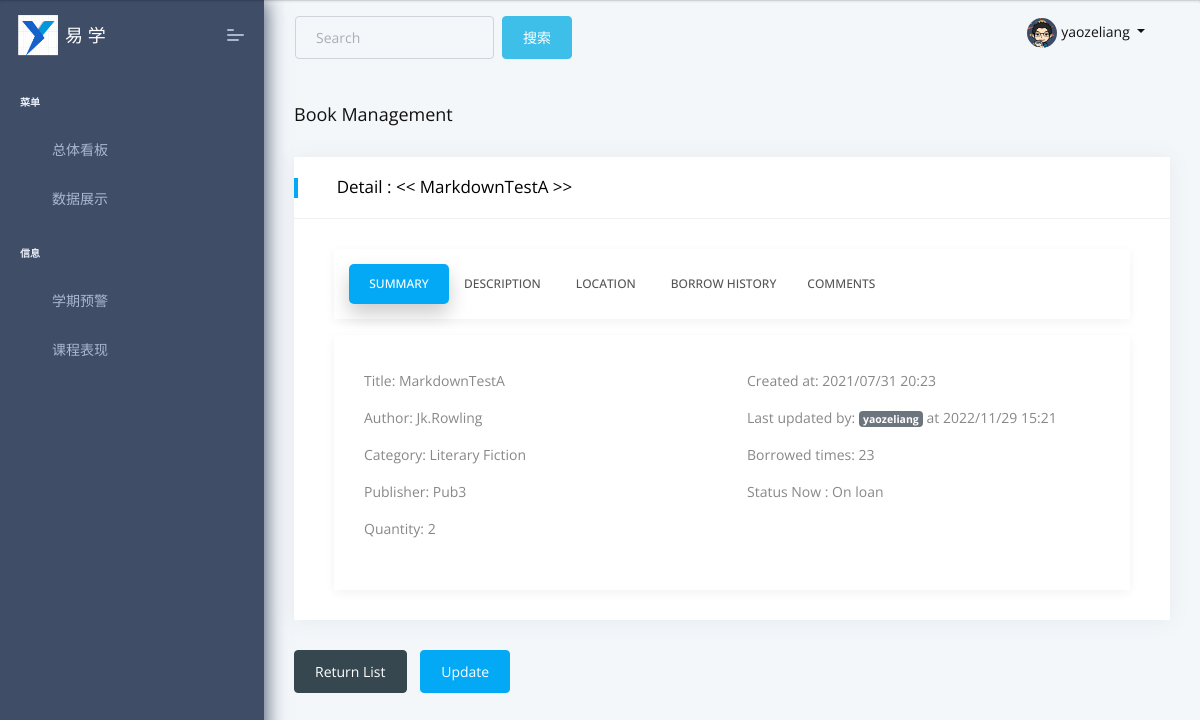
Screenshot of /book-detail/4/ (signed in) with the database file from the repository.
### book/models.py (models this page shows, shortened)
class Profile(models.Model):
    user = models.OneToOneField(User,null=True,on_delete=models.CASCADE)
    bio = models.TextField()
    profile_pic = models.ImageField(upload_to="profile/%Y%m%d/", blank=True,null=True)
    phone_number = models.CharField(max_length=30,blank=True)
    email = models.EmailField(max_length=50,blank=True)

class Book(models.Model):
    author = models.CharField("Author",max_length=20)
    title = models.CharField('Title',max_length=100)
    description = models.TextField()
    created_at = models.DateTimeField('Created Time',default=timezone.now)
    updated_at = models.DateTimeField(auto_now=True)
    total_borrow_times = models.PositiveIntegerField(default=0)
    quantity = models.PositiveIntegerField(default=10)
    category = models.ForeignKey(
        Category,
        null=True,
        blank=True,
        on_delete=models.SET_NULL,
        related_name='category'
    )
    publisher=models.ForeignKey(
        Publisher,
        null=True,
        blank=True,
        on_delete=models.SET_NULL,
        related_name='publisher'
    )
    status=models.IntegerField(choices=BOOK_STATUS,default=1)
    floor_number=models.IntegerField(choices=FLOOR,default=1)
    bookshelf_number=models.CharField('Bookshelf Number',max_length=10,default='0001')
    updated_by=models.CharField(max_length=20,default='yaozeliang')

class Category(models.Model):
    name = models.CharField(max_length=50, blank=True)
    created_at = models.DateTimeField(default=timezone.now)
    def __str__(self):
        return self.name

class Publisher(models.Model):
    name = models.CharField(max_length=50, blank=True)
    city = models.CharField(max_length=50, blank=True)
    contact = models.EmailField(max_length=50,blank=True)
    created_at = models.DateTimeField(default=timezone.now)
    updated_by=models.CharField(max_length=20,default='yaozeliang')
    updated_at = models.DateTimeField(auto_now=True)
    def __str__(self):
        return self.name

### book/views.py (the view)
# urls.py: path('book-detail/<int:pk>/',BookDetailView.as_view(),name="book_detail"),
class BookDetailView(LoginRequiredMixin,DetailView):
    model = Book
    context_object_name = 'book'
    template_name = 'book/book_detail.html'
    login_url = 'login'
    comment_form = CommentForm()
    def get_context_data(self, **kwargs):
        context = super().get_context_data(**kwargs)
        current_book_name = self.get_object().title
        logger.info(f'Book  <<{current_book_name}>> retrieved from db')
        comments = Comment.objects.filter(book=self.get_object().id)
        related_records = BorrowRecord.objects.filter(book=current_book_name)
        context['related_records'] = related_records
        context['comments'] = comments
        context['comment_form'] = self.comment_form
        return context

### comment/forms.py
class CommentForm(forms.ModelForm):
    class Meta:
        model = Comment
        fields = ['body']

### book/templatetags/book_extras.py (called while the page is built)
@register.filter('has_group')
def has_group(user, group_name):
    groups = user.groups.all().values_list('name', flat=True)
    return True if group_name in groups else False

### templates/book/book_detail.html (shortened to what this page needs)
{% extends "layouts/base.html" %}
{% load crispy_forms_tags %}
{% block content %}
<div class="pcoded-content">
    <div class="pcoded-inner-content">
        <div class="page-header">
            <div class="page-block">
                <div class="row align-items-center">
                    <div class="col-md-12">
                        <div class="page-header-title">
                            <h5 class="m-b-10">Book Management</h5>
                        </div>
                    </div>
                </div>
            </div>
        </div>
        <br>
        <div class="main-body">
            <div class="page-wrapper">
                <div class="row">
                    <div class="col-xl-12">
                        <div class="card">
                            <div class="card-header">
                                <h5><i class="fas fa-book"></i> Detail : << {{book.title}} >> </h5>
                            </div>
                <div class="card-block">
                    <div class="col-md-12">
                        <ul class="nav nav-pills mb-3" id="pills-tab" role="tablist">
                            <li class="nav-item">
                                <a class="nav-link active" id="pills-home-tab" data-toggle="pill" href="#pills-basic" role="tab" aria-controls="pills-basic" aria-selected="true">Summary</a>
                            </li>
                            <li class="nav-item">
                                <a class="nav-link" id="pills-profile-tab" data-toggle="pill" href="#pills-profile" role="tab" aria-controls="pills-profile" aria-selected="false">Description</a>
                            </li>
                            <li class="nav-item">
                                <a class="nav-link" id="pills-contact-tab" data-toggle="pill" href="#pills-contact" role="tab" aria-controls="pills-contact" aria-selected="false">Location</a>
                            </li>
                            <li class="nav-item">
                                <a class="nav-link" id="pills-record-tab" data-toggle="pill" href="#pills-record" role="tab" aria-controls="pills-record" aria-selected="false">Borrow History</a>
                            </li>
                            <li class="nav-item">
                                <a class="nav-link" id="pills-comment-tab" data-toggle="pill" href="#pills-comment" role="tab" aria-controls="pills-comments" aria-selected="false">Comments</a>
                            </li>
                        </ul>
                        <div class="tab-content" id="pills-tabContent">
                            <div class="tab-pane fade show active" id="pills-basic" role="tabpanel" aria-labelledby="pills-home-tab">
                                <div class='row'>
                                    <div class='col-6'>
                                        <p>Title: {{book.title}} </p>
                                        <p>Author: {{book.author}} </p>
                                        <p>Category: {{book.category}} </p>
                                        <p>Publisher: {{book.publisher}} </p>
                                        <p>Quantity: {{book.quantity}} </p>
                                    </div>
                                    <div class='col-6'>
                                        <p>Created at: {{book.created_at|date:"Y/m/d H:i"}} </p>
                                        <p>Last updated by: <span class="badge badge-secondary">{{book.updated_by}}</span> at {{book.updated_at|date:"Y/m/d H:i"}} </p>
                                        <p>Borrowed times: {{book.total_borrow_times}} </p>
                                        <p>Status Now : {{book.get_status_display}} </p>
                                    </div>
                                </div>
                            </div>
                            </div>
                        </div>
                    </div>
                </div>
                <a href="{% url 'book_list' %}" class='btn btn-dark'>Return List</a>
                <a href="{% url 'book_update' book.id %}" class='btn btn-primary'>Update</a>
                        </div>
                    </div>
                </div>
            </div>
        </div>
    </div>
</div>
{% endblock content %}

### templates/includes/navigation.html (shortened to what this page needs)
{% load book_extras %}
{% load notifications_tags %}
<nav class="navbar navbar-light  justify-content-between">
  <div class="col-6">
    <form method="post" action="{% url 'global_search'  %}" class="form-inline">
      <input class="form-control mr-sm-2" type="search" placeholder="Search" aria-label="Search" id="global_search"
        name='global_search' />
      <button class="btn btn-info my-2 my-sm-0" type="submit">搜索</button>
    </form>
  </div>
  <div class="col-3 ">
    <div class="nav-item dropdown float-right">
      {% if user.is_authenticated %}
      <h6 class="nav-link dropdown-toggle" href="#" id="navbarDropdown" data-toggle="dropdown" aria-haspopup="true"
        aria-expanded="false">
        {% if user.profile.profile_pic %}
        <img src="{{user.profile.profile_pic.url}}" style="width:30px;height:30px;border-radius:50%;">
        {%else%}
        <label class="label theme-bg2 text-white f-14 f-w-400 ">管理员</label>
        <img src="{% static 'assets/images/user/avatar-2.jpg' %} " style="width:30px;height:30px;border-radius:50%;"
          alt="">
        {% endif %}
        {{user.username}}
      </h6>
      {% else %}
      <a class="btn btn-primary" href="{% url 'login' %}"> 登录 </a>
      {% endif %}
    </div>
  </div>
</nav>

### rows the page displays
Book: title "MarkdownTestA", author "Jk.Rowling", category "Literary Fiction", publisher "Pub3", quantity "2", created_at "2021/07/31 20:23", updated_by "yaozeliang", updated_at "2022/11/29 15:21", total_borrow_times "23", status "On loan"

### other values shown
{{ user.username }} "yaozeliang"
